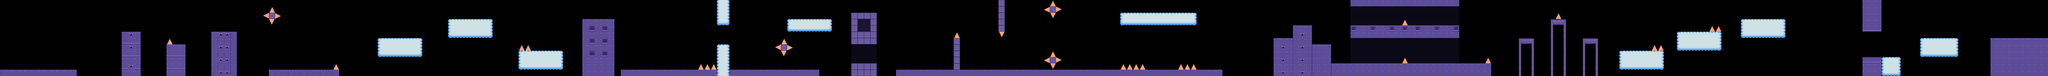

Tiled map render using the project's own tile images. Description and the map definition, with tile-layer contents summarised, below:
An orthogonal 320x12 tile map with 16x16 px tiles, 4 tile layers (Transparent, Background, Foreground, Obstacles), 3 tilesets and 132 objects (52x coin, 40x spike, player, item0, item1, ...).

<map version="1.8" tiledversion="1.8.6" orientation="orthogonal" renderorder="right-down" width="320" height="12" tilewidth="16" tileheight="16" infinite="0" nextlayerid="13" nextobjectid="221">
 <tileset firstgid="1" source="Sloth Tileset1.tsx" />
 <tileset firstgid="925" source="Sloth Tileset 3.tsx" />
 <tileset firstgid="1248" source="LustGluttonytiles.tsx" />
 <layer id="6" name="Transparent" width="320" height="12" opacity="0.46">
  <data>[3840 cells, 135 non-empty, 3 distinct tile ids]</data>
 </layer>
 <layer id="4" name="Background" width="320" height="12">
  <data>[3840 cells, 697 non-empty, 23 distinct tile ids]</data>
 </layer>
 <layer id="8" name="Foreground" width="320" height="12">
  <data>[3840 cells, 57 non-empty, 8 distinct tile ids]</data>
 </layer>
 <layer id="7" name="Obstacles" width="320" height="12" tintcolor="#ffee00">
  <data>[3840 cells, 40 non-empty, 1 distinct tile ids]</data>
 </layer>
 <objectgroup id="9" name="Obstacles Object">
  <object id="2" name="spike" x="416" y="112">
   <polygon points="0,0 8.54545,-16.1818 16,0" />
  </object>
  <object id="9" name="spike" x="1296" y="128">
   <polygon points="0,0 8.54545,-16.1818 16,0" />
  </object>
  <object id="10" name="spike" x="1312" y="128">
   <polygon points="0,0 8.54545,-16.1818 16,0" />
  </object>
  <object id="11" name="spike" x="1744" y="176">
   <polygon points="0,0 8.54545,-16.1818 16,0" />
  </object>
  <object id="12" name="spike" x="1760" y="176">
   <polygon points="0,0 8.54545,-16.1818 16,0" />
  </object>
  <object id="13" name="spike" x="1776" y="176">
   <polygon points="0,0 8.54545,-16.1818 16,0" />
  </object>
  <object id="16" name="spike" x="1952" y="113.167">
   <polygon points="0,0 8.54545,-16.1818 16,0" />
  </object>
  <object id="28" name="spike" x="2384" y="96">
   <polygon points="0,0 8.54545,-16.1818 16,0" />
  </object>
  <object id="29" name="spike" x="2496" y="80">
   <polygon points="0,0 8.54545,16.1818 16,0" />
  </object>
  <object id="30" name="spike" x="2800" y="176">
   <polygon points="0,0 8.54545,-16.1818 16,0" />
  </object>
  <object id="31" name="spike" x="2816" y="176">
   <polygon points="0,0 8.54545,-16.1818 16,0" />
  </object>
  <object id="32" name="spike" x="2832" y="176">
   <polygon points="0,0 8.54545,-16.1818 16,0" />
  </object>
  <object id="33" name="spike" x="2848" y="176">
   <polygon points="0,0 8.54545,-16.1818 16,0" />
  </object>
  <object id="36" name="spike" x="2944" y="176">
   <polygon points="0,0 8.54545,-16.1818 16,0" />
  </object>
  <object id="37" name="spike" x="2960" y="176">
   <polygon points="0,0 8.54545,-16.1818 16,0" />
  </object>
  <object id="38" name="spike" x="2976" y="176">
   <polygon points="0,0 8.54545,-16.1818 16,0" />
  </object>
  <object id="43" name="spike" x="3504" y="64">
   <polygon points="0,0 8.54545,-16.1818 16,0" />
  </object>
  <object id="46" name="spike" x="3504" y="160">
   <polygon points="0,0 8.54545,-16.1818 16,0" />
  </object>
  <object id="48" name="spike" x="3712" y="160">
   <polygon points="0,0 8.54545,-16.1818 16,0" />
  </object>
  <object id="49" name="spike" x="3888" y="48">
   <polygon points="0,0 8.54545,-16.1818 16,0" />
  </object>
  <object id="51" name="spike" x="4128" y="128">
   <polygon points="0,0 8.54545,-16.1818 16,0" />
  </object>
  <object id="52" name="spike" x="4144" y="128">
   <polygon points="0,0 8.54545,-16.1818 16,0" />
  </object>
  <object id="54" name="spike" x="4272" y="80">
   <polygon points="0,0 8.54545,-16.1818 16,0" />
  </object>
  <object id="55" name="spike" x="4288" y="80">
   <polygon points="0,0 8.54545,-16.1818 16,0" />
  </object>
  <object id="100" name="spike" x="1968" y="113.167">
   <polygon points="0,0 0,16 14.0909,8.54545" />
  </object>
  <object id="101" name="spike" x="1952" y="113.167">
   <polygon points="0,0 -14.5,7.25 0,16" />
  </object>
  <object id="102" name="spike" x="1952" y="129.167">
   <polygon points="0,0 16,0 7.5,14" />
  </object>
  <object id="103" name="spike" x="672" y="32">
   <polygon points="0,0 8.54545,-16.1818 16,0" />
  </object>
  <object id="104" name="spike" x="688" y="32">
   <polygon points="0,0 0,16 14.0909,8.54545" />
  </object>
  <object id="105" name="spike" x="672" y="32">
   <polygon points="0,0 -14.5,7.25 0,16" />
  </object>
  <object id="106" name="spike" x="672" y="48">
   <polygon points="0,0 16,0 7.5,14" />
  </object>
  <object id="107" name="spike" x="2624" y="16">
   <polygon points="0,0 8.54545,-16.1818 16,0" />
  </object>
  <object id="108" name="spike" x="2640" y="16">
   <polygon points="0,0 0,16 14.0909,8.54545" />
  </object>
  <object id="109" name="spike" x="2624" y="16">
   <polygon points="0,0 -14.5,7.25 0,16" />
  </object>
  <object id="110" name="spike" x="2624" y="32">
   <polygon points="0,0 16,0 7.5,14" />
  </object>
  <object id="111" name="spike" x="2624" y="144">
   <polygon points="0,0 8.54545,-16.1818 16,0" />
  </object>
  <object id="112" name="spike" x="2640" y="144">
   <polygon points="0,0 0,16 14.0909,8.54545" />
  </object>
  <object id="113" name="spike" x="2624" y="144">
   <polygon points="0,0 -14.5,7.25 0,16" />
  </object>
  <object id="114" name="spike" x="2624" y="160">
   <polygon points="0,0 16,0 7.5,14" />
  </object>
  <object id="115" name="spike" x="832" y="176">
   <polygon points="0,0 8.54545,-16.1818 16,0" />
  </object>
 </objectgroup>
 <objectgroup id="10" name="Object Layer 1">
  <object id="59" x="0" y="176">
   <polygon points="0,0 192,0 192,16 0,16" />
  </object>
  <object id="60" x="304" y="192">
   <polygon points="0,0 0,-112 48,-112 48,0" />
  </object>
  <object id="61" x="416" y="112">
   <polygon points="0,0 48,0 48,80 0,80" />
  </object>
  <object id="62" x="528" y="80">
   <polygon points="0,0 64,0 64,112 0,112" />
  </object>
  <object id="63" x="672" y="192">
   <polygon points="0,0 0,-16 176,-16 176,0" />
  </object>
  <object id="64" x="944" y="96">
   <polygon points="0,0 112,0 112,48 0,48" />
  </object>
  <object id="65" x="1120" y="48">
   <polygon points="0,0 112,0 112,48 0,48" />
  </object>
  <object id="66" x="1296" y="128">
   <polygon points="0,0 112,0 112,48 0,48" />
  </object>
  <object id="67" x="1456" y="192">
   <polygon points="0,0 0,-144 80,-144 80,0" />
  </object>
  <object id="68" x="1552" y="192">
   <polygon points="0,0 0,-16 240,-16 240,0" />
  </object>
  <object id="69" x="1792" y="192">
   <polygon points="0,0 0,-80 32,-80 32,0" />
  </object>
  <object id="70" x="1792" y="64">
   <polygon points="0,0 32,0 32,-64 0,-64" />
  </object>
  <object id="71" x="1824" y="176">
   <polygon points="0,0 224,0 224,16 0,16" />
  </object>
  <object id="72" x="1968" y="49.1667">
   <polygon points="0,0 112,0 112,32 0,32" />
  </object>
  <object id="73" x="2128" y="192">
   <polygon points="0,0 0,-32 64,-32 64,0" />
  </object>
  <object id="74" x="2128" y="112">
   <polygon points="0,0 64,0 64,-80 0,-80" />
  </object>
  <object id="75" x="2240" y="192">
   <polygon points="0,0 0,-16 816,-16 816,0" />
  </object>
  <object id="76" x="2384" y="176">
   <polygon points="0,0 0,-80 16,-80 16,0" />
  </object>
  <object id="77" x="2496" y="0">
   <polygon points="0,0 0,80 16,80 16,0" />
  </object>
  <object id="79" x="3184" y="192">
   <polygon points="0,0 0,-96 48,-96 48,0 0,0" />
  </object>
  <object id="80" x="3232" y="192">
   <polygon points="0,0 0,-128 48,-128 48,0" />
  </object>
  <object id="81" x="3280" y="112">
   <polygon points="0,0 48,0 48,80 0,80" />
  </object>
  <object id="82" x="3376" y="0">
   <polygon points="0,0 272,0 272,16 0,16" />
  </object>
  <object id="83" x="3376" y="64">
   <polygon points="0,0 272,0 272,32 0,32" />
  </object>
  </objectgroup>
 <objectgroup id="11" name="Items">
  <!-- 55 objects omitted --></objectgroup>
</map>
<!-- 68 of 132 objects omitted -->
